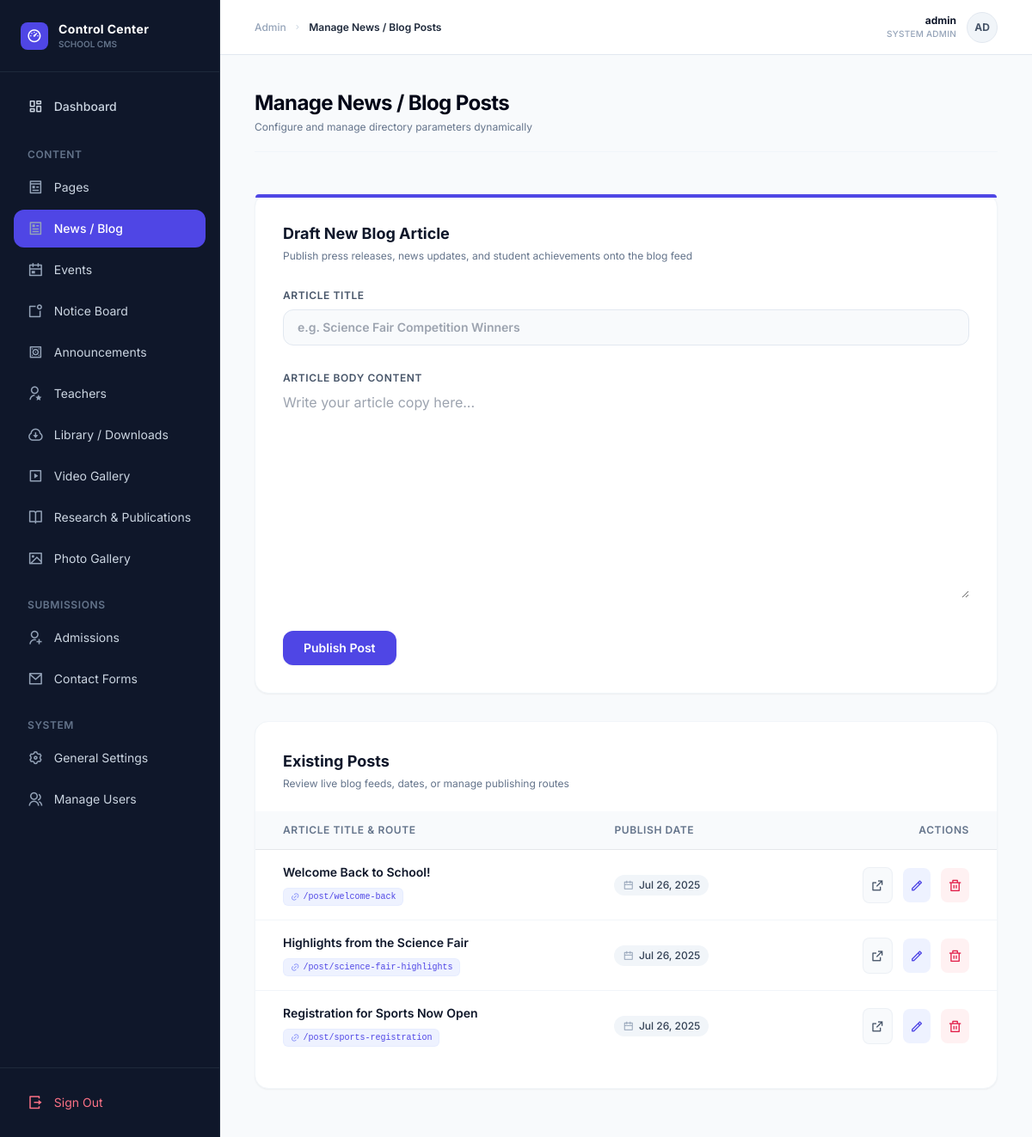
Screenshot of /admin/manage_posts.php (signed in) with the database file from the repository.
### tables this page shows
CREATE TABLE `posts` (
  `id` int(11) NOT NULL,
  `title` varchar(255) NOT NULL,
  `slug` varchar(255) NOT NULL,
  `content` longtext NOT NULL,
  `author` varchar(100) DEFAULT NULL,
  `created_at` timestamp NOT NULL DEFAULT current_timestamp()
);

### admin/manage_posts.php (the view, shortened to what this page needs)
<?php
include '../includes/admin_header.php';
$edit_post = null;
$posts = $conn->query("SELECT id, title, slug, created_at FROM posts ORDER BY created_at DESC");
?>
<div class="max-w-6xl mx-auto space-y-8 py-4">
    <div class="bg-white rounded-2xl border border-slate-100 shadow-sm p-6 lg:p-8 relative">
        <div class="absolute top-0 left-0 right-0 h-1 bg-indigo-600 rounded-t-2xl"></div>
        <div class="mb-6">
            <h3 class="text-lg font-bold text-slate-900"><?= $edit_post ? 'Edit Blog Article' : 'Draft New Blog Article' ?></h3>
            <p class="text-xs text-slate-500 mt-1">Publish press releases, news updates, and student achievements onto the blog feed</p>
        </div>
        <form action="manage_posts.php" method="POST" class="space-y-6">
            <div class="space-y-1.5">
                <label for="title" class="text-xs font-semibold text-slate-600 uppercase tracking-wider">Article Title</label>
                <input
                    type="text"
                    name="title"
                    id="title"
                    value="<?= htmlspecialchars($edit_post['title'] ?? '') ?>"
                    placeholder="e.g. Science Fair Competition Winners"
                    class="w-full px-4 py-2.5 bg-slate-50 border border-slate-200 rounded-xl focus:outline-none focus:ring-2 focus:ring-indigo-500/20 focus:border-indigo-500 focus:bg-white text-sm transition font-semibold"
                    required
                >
            </div>
            <div class="space-y-1.5">
                <label for="content" class="text-xs font-semibold text-slate-600 uppercase tracking-wider">Article Body Content</label>
                <textarea
                    name="content"
                    id="content"
                    rows="10"
                    placeholder="Write your article copy here..."
                    class="w-full"
                ><?= htmlspecialchars($edit_post['content'] ?? '') ?></textarea>
            </div>
            <div class="flex items-center gap-2 pt-2">
                <button
                    type="submit"
                    class="bg-indigo-600 hover:bg-indigo-700 text-white text-sm font-semibold py-2.5 px-6 rounded-xl transition shadow-sm active:scale-[0.98]"
                >
                    Publish Post
                </button>
            </div>
        </form>
    </div>
    <div class="bg-white rounded-2xl border border-slate-100 shadow-sm p-6 lg:p-8 overflow-hidden">
        <div class="mb-6">
            <h3 class="text-lg font-bold text-slate-900">Existing Posts</h3>
            <p class="text-xs text-slate-500 mt-1">Review live blog feeds, dates, or manage publishing routes</p>
        </div>
        <div class="overflow-x-auto -mx-6 lg:-mx-8">
            <table class="min-w-full divide-y divide-slate-150">
                <thead class="bg-slate-50">
                    <tr>
                        <th class="px-6 lg:px-8 py-3.5 text-left text-xs font-semibold text-slate-500 uppercase tracking-wider">Article Title & Route</th>
                        <th class="px-6 py-3.5 text-left text-xs font-semibold text-slate-500 uppercase tracking-wider">Publish Date</th>
                        <th class="px-6 lg:px-8 py-3.5 text-right text-xs font-semibold text-slate-500 uppercase tracking-wider">Actions</th>
                    </tr>
                </thead>
                <tbody class="bg-white divide-y divide-slate-100">
                    <?php if ($posts && $posts->num_rows > 0): ?>
                        <?php while ($row = $posts->fetch_assoc()): ?>
                        <tr class="hover:bg-slate-50/40 transition">
                            <td class="px-6 lg:px-8 py-4">
                                <div class="text-sm font-semibold text-slate-900 max-w-sm truncate" title="<?= htmlspecialchars($row['title']) ?>">
                                    <?= htmlspecialchars($row['title']) ?>
                                </div>
                                <div class="mt-1">
                                    <span class="font-mono text-[10px] text-indigo-600 bg-indigo-50 border border-indigo-100/50 px-2 py-0.5 rounded-md inline-flex items-center gap-1">
                                        <i class="ri-link text-indigo-400"></i>
                                        /post/<?= htmlspecialchars($row['slug']) ?>
                                    </span>
                                </div>
                            </td>
                            <td class="px-6 py-4 whitespace-nowrap text-sm text-slate-500">
                                <span class="inline-flex items-center gap-1.5 px-2.5 py-1 rounded-full text-xs font-medium bg-slate-100 text-slate-700">
                                    <i class="ri-calendar-line text-slate-400"></i>
                                    <?= date('M j, Y', strtotime($row['created_at'])) ?>
                                </span>
                            </td>
                            <td class="px-6 lg:px-8 py-4 whitespace-nowrap text-right text-sm font-medium">
                                <div class="flex items-center justify-end gap-3">
                                    <a
                                        href="../post.php?slug=<?= htmlspecialchars($row['slug']) ?>"
                                        target="_blank"
                                        class="p-2 bg-slate-50 hover:bg-slate-100 text-slate-600 rounded-lg transition inline-flex items-center justify-center border border-slate-200/50"
                                        title="View Live Article"
                                    >
                                        <i class="ri-external-link-line text-base"></i>
                                    </a>
                                    <a
                                        href="manage_posts.php?edit=<?= $row['id'] ?>"
                                        class="p-2 bg-indigo-50 hover:bg-indigo-100 text-indigo-600 rounded-lg transition inline-flex items-center justify-center"
                                        title="Edit Article"
                                    >
                                        <i class="ri-pencil-line text-base"></i>
                                    </a>
                                    <form
                                        action="manage_posts.php"
                                        method="POST"
                                        class="inline-block"
                                        onsubmit="return confirm('Permanently delete this blog article?');"
                                    >
                                        <button
                                            type="submit"
                                            name="delete"
                                            class="p-2 bg-rose-50 hover:bg-rose-100 text-rose-600 rounded-lg transition inline-flex items-center justify-center"
                                            title="Delete Article"
                                        >
                                            <i class="ri-delete-bin-line text-base"></i>
                                        </button>
                                    </form>
                                </div>
                            </td>
                        </tr>
                        <?php endwhile; ?>
                    <?php endif; ?>
                </tbody>
            </table>
        </div>
    </div>
</div>
<?php include '../includes/admin_footer.php'; ?>

### includes/admin_header.php (style rules this page uses)
body { font-family: 'Inter', sans-serif; }

### rows the page displays
posts: title "Welcome Back to School!", slug "welcome-back", created_at "Jul 26, 2025"
posts: title "Highlights from the Science Fair", slug "science-fair-highlights", created_at "Jul 26, 2025"
posts: title "Registration for Sports Now Open", slug "sports-registration", created_at "Jul 26, 2025"

### other values shown
$page_title "Manage News / Blog Posts"
$_SESSION["admin_username"] "admin"
substr(htmlspecialchars($_SESSION["admin_username"] ?? 'Ad'), 0, 2) "AD"
